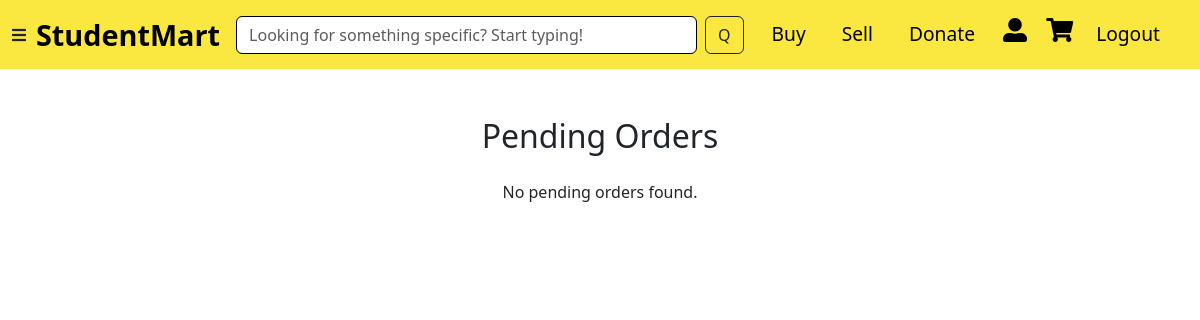
Page /seller_orders (signed in) on the earlier database version.
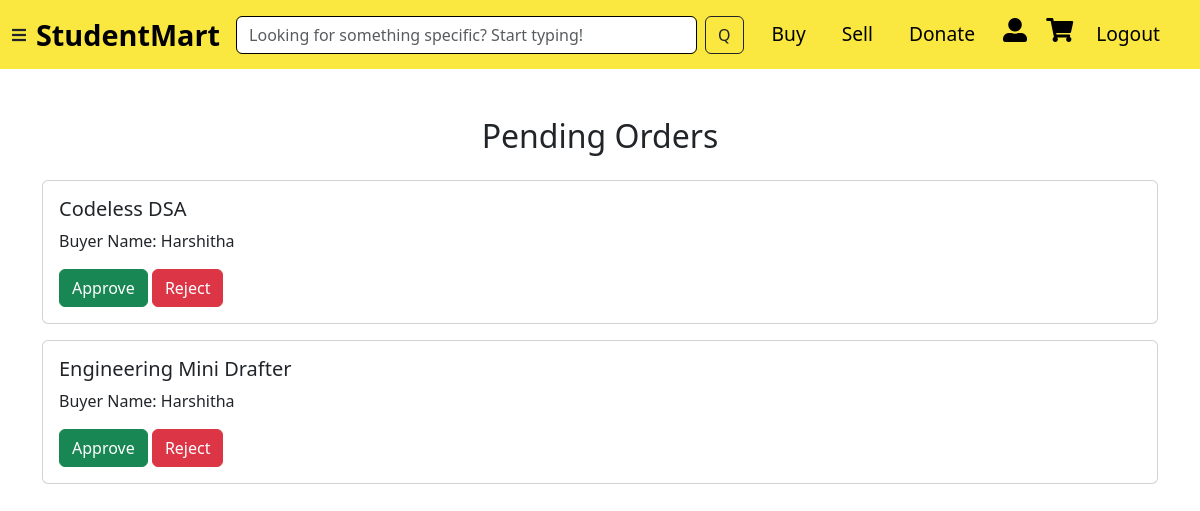
Same page on the later database version.
### app.py (models this page shows)
class Listing(db.Model):
    id = db.Column(db.Integer, primary_key=True)
    title = db.Column(db.String(255), nullable=False)
    category = db.Column(db.String(100), nullable=False)
    author = db.Column(db.String(255))
    purchased_date = db.Column(db.String(50))
    price = db.Column(db.Float, nullable=False)
    ad_description = db.Column(db.Text)
    name = db.Column(db.String(255), nullable=False)
    mobile = db.Column(db.String(10), nullable=False)
    city = db.Column(db.String(100), nullable=False)
    images = db.Column(db.String(500))
    user_id = db.Column(db.Integer, db.ForeignKey('user.id'), nullable=False)
    sold = db.Column(db.Boolean, default=False, nullable=False)
    pending = db.Column(db.Boolean, default=False)
    buyer_id = db.Column(db.Integer, db.ForeignKey('user.id'), nullable=True)
    user = db.relationship('User', foreign_keys=[user_id], backref=db.backref('listings', lazy=True))
    buyer = db.relationship('User', foreign_keys=[buyer_id], backref='purchased_items')

### app.py (the view)
@app.route('/seller_orders')
def seller_orders():
    user = get_current_user()  # Function to get logged-in user
    if not user:
        return redirect(url_for('login'))
    """ Show pending orders for the seller """
    orders = Listing.query.filter(
    Listing.user_id == user.id,
    Listing.pending == True  # ✅ Show only pending orders
).all()
    if not orders:
        print("No pending orders found.")
    else:
        for order in orders:
            print(order.id, order.title, order.buyer_id)
    return render_template('Seller Orders.html', orders=orders)

### app.py (called while the page is built)
def get_current_user():
    user_id = session.get("user_id")  # Get user ID from session
    if user_id:
        return db.session.get(User, user_id)  # Use db.session.get() instead of query.get()
    return None  # No user logged in

### templates/Seller Orders.html (shortened to what this page needs)
{% extends "layout.html" %}
{%block abc%}
    <link rel="stylesheet" href="https://cdn.jsdelivr.net/npm/bootstrap@5.3.0/dist/css/bootstrap.min.css">
{% endblock %}
{%block content%}
    <div class="container mt-5">
        <h2 class="text-center mb-4">Pending Orders</h2>
        {% if orders %}
            {% for order in orders %}
                <div class="card mb-3">
                    <div class="card-body">
                        <h5 class="card-title">{{ order.title }}</h5>
                        <p>Buyer Name: {{ order.name }}</p>
                        <form action="{{ url_for('approve_order', order_id=order.id) }}" method="POST" style="display: inline;">
                            <button type="submit" class="btn btn-success">Approve</button>
                        </form>
                        <form action="{{ url_for('reject_order', order_id=order.id) }}" method="POST" style="display: inline;">
                            <button type="submit" class="btn btn-danger">Reject</button>
                        </form>
                    </div>
                </div>
            {% endfor %}
        {% else %}
            <p class="text-center">No pending orders found.</p>
        {% endif %}
    </div>
    {% endblock %}

Differences in the rows shown:
now on this page (row edited): Listing: title "Codeless DSA", name "Harshitha"
now on this page (row edited): Listing: title "Engineering Mini Drafter", name "Harshitha"
Other differences:
text no longer shown: "No pending orders found."
